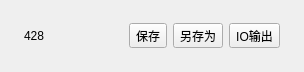
    <widget class="QFrame" name="setupToolbar">
     <property name="minimumSize">
      <size>
       <width>0</width>
       <height>72</height>
      </size>
     </property>
     <property name="maximumSize">
      <size>
       <width>16777215</width>
       <height>72</height>
      </size>
     </property>
     <property name="frameShape">
      <enum>QFrame::NoFrame</enum>
     </property>
     <layout class="QHBoxLayout" name="horizontalLayout_toolbar">
      <property name="leftMargin">
       <number>24</number>
      </property>
      <property name="topMargin">
       <number>8</number>
      </property>
      <property name="rightMargin">
       <number>24</number>
      </property>
      <property name="bottomMargin">
       <number>8</number>
      </property>
      <item>
       <widget class="QLabel" name="setupPageCodeLabel">
        <property name="text">
         <string>428</string>
        </property>
       </widget>
      </item>
      <item>
       <widget class="QToolButton" name="setupExternalEditButton">
        <property name="icon">
         <iconset resource="../resources/resources.qrc">
          <normaloff>:/icons/external-link.svg</normaloff>:/icons/external-link.svg</iconset>
        </property>
        <property name="iconSize">
         <size>
          <width>24</width>
          <height>24</height>
         </size>
        </property>
        <property name="autoRaise">
         <bool>true</bool>
        </property>
       </widget>
      </item>
      <item>
       <spacer name="horizontalSpacer_toolbar">
        <property name="orientation">
         <enum>Qt::Horizontal</enum>
        </property>
        <property name="sizeHint" stdset="0">
         <size>
          <width>40</width>
          <height>20</height>
         </size>
        </property>
       </spacer>
      </item>
      <item>
       <widget class="QToolButton" name="setupSaveButton">
        <property name="text">
         <string>保存</string>
        </property>
        <property name="icon">
         <iconset resource="../resources/resources.qrc">
          <normaloff>:/icons/save.svg</normaloff>:/icons/save.svg</iconset>
        </property>
        <property name="iconSize">
         <size>
          <width>28</width>
          <height>28</height>
         </size>
        </property>
        <property name="toolButtonStyle">
         <enum>Qt::ToolButtonTextUnderIcon</enum>
        </property>
       </widget>
      </item>
      <item>
       <widget class="QToolButton" name="setupSaveAsButton">
        <property name="text">
         <string>另存为</string>
        </property>
        <property name="icon">
         <iconset resource="../resources/resources.qrc">
          <normaloff>:/icons/save-as.svg</normaloff>:/icons/save-as.svg</iconset>
        </property>
        <property name="iconSize">
         <size>
          <width>28</width>
          <height>28</height>
         </size>
        </property>
        <property name="toolButtonStyle">
         <enum>Qt::ToolButtonTextUnderIcon</enum>
        </property>
       </widget>
      </item>
      <item>
       <widget class="QToolButton" name="setupExportButton">
        <property name="text">
         <string>IO输出</string>
        </property>
        <property name="icon">
         <iconset resource="../resources/resources.qrc">
          <normaloff>:/icons/export-output.svg</normaloff>:/icons/export-output.svg</iconset>
        </property>
        <property name="iconSize">
         <size>
          <width>28</width>
          <height>28</height>
         </size>
        </property>
        <property name="toolButtonStyle">
         <enum>Qt::ToolButtonTextUnderIcon</enum>
        </property>
       </widget>
      </item>
     </layout>
    </widget>
